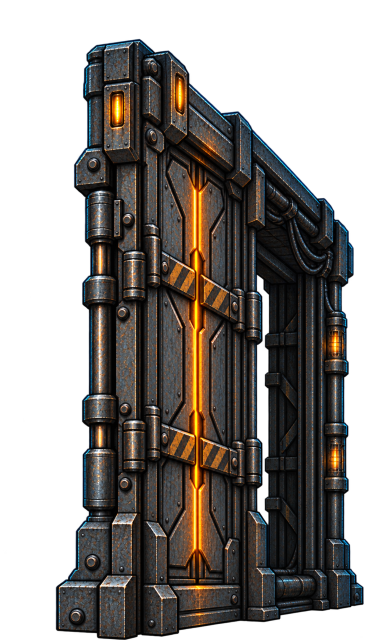
#> input picture apps/game/art-source/doors/junction-sealed.png, 768 x 1280 px, found by its file name (shown at 1/2 size)
$ python prepare_bulkheads.py ../apps/game/art-source/doors/junction-sealed.png out.png
#> lines starting #> are read from the running program, lines starting #| are printed output that depends on the picture; after the words box and inside, x2 and y2 are one past the last pixel; in counts of white or black regions, pixels touching at a corner belong together
#> further down, raw is the input picture: shape (1280, 768, 4); mean R, G, B, A 32.8, 28.9, 25.7, 139.2
#> in defringe, `a[a < LOW_ALPHA] = 0.0`: a: shape (1280, 768) float32; min 0, max 255, mean 139.1
#!/usr/bin/env python3
"""Rebuild the game's import copies of the approved design A bulkhead art.

For each door family the states (and, for the junction, the front lip) are registered onto one
canvas whose bottom row is the floor, the black matte fringe is removed (alpha decontamination), and the result is
downscaled by half in premultiplied alpha. The originals are not modified.

The corridor family keeps only its open image: since 2026-10-12 the corridor's door end is the
rolling steel door (corridor-seal-atlas.png), and the open bulkhead's doorway is still the passage
in the Service Junction's exit hatch. The corridor's sealed and front-lip images and their
originals were deleted then (they are in the Git history); the open image never depended on them.

Usage (needs NumPy and Pillow; the committed copies were made with NumPy 2.5 and Pillow 12.3, and
these versions reproduce them byte for byte):
    python3 scripts/prepare_bulkheads.py apps/game/art-source/doors <output directory>
Compare the output with apps/game/assets/props/*-bulkhead-*.png before replacing them, and update
the SHA-256 values in apps/game/assets/manifest.json if anything changes.
"""
import hashlib
import json
import sys
from pathlib import Path

import numpy as np
from PIL import Image

if len(sys.argv) != 3:
	sys.exit("usage: prepare_bulkheads.py <art-source/doors directory> <output directory>")
SRC = Path(sys.argv[1])
OUT = Path(sys.argv[2])
OUT.mkdir(parents=True, exist_ok=True)

# Offsets (x, y) that put each image on its family canvas, measured by registering the images
# (alpha silhouettes for the states, colour and coverage for the lips).
FAMILIES = {
	"junction": {
		"height": 1280,
		"images": {
			"sealed": ("junction-sealed.png", (0, 0)),
			"breaking": ("junction-breaking.png", (0, 0)),
			"blown": ("junction-blown.png", (1, 0)),
			"front-lip": ("junction-front-lip.png", (79, 25)),
		},
	},
	"corridor": {
		"height": 1296,
		"images": {
			"open": ("corridor-open.png", (1, 15)),
		},
	},
}
LOW_ALPHA = 40
FRINGE_PX = 3


def min_filter(a: np.ndarray, r: int) -> np.ndarray:
#> called with r = 3
	out = a.copy()
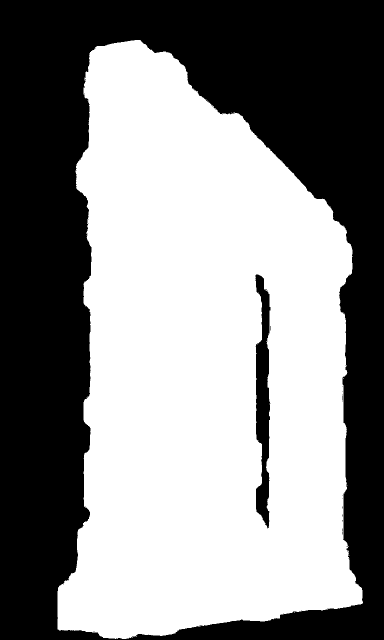
#> out: shape (1280, 768) (shown at 1/2 size); values 0 (black) and 1 (white), 54.1% white; 38 black regions (36 under 20 px), largest, box (x1, y1, x2, y2) and area: (0, 0, 768, 1280) 441126, (511, 549, 541, 1057) 9904
	for dy in range(-r, r + 1):
		for dx in range(-r, r + 1):
			out = np.minimum(out, np.roll(np.roll(a, dy, 0), dx, 1))
#> out: shape (1280, 768); values 0 (black) and 1 (white), 52.4% white; 2 black regions, box (x1, y1, x2, y2) and area: (0, 0, 768, 1280) 453690, (508, 546, 545, 1060) 13780
	return out


def box3(a: np.ndarray) -> np.ndarray:
	acc = np.zeros_like(a, dtype=np.float32)
	for dy in (-1, 0, 1):
		for dx in (-1, 0, 1):
			acc += np.roll(np.roll(a, dy, 0), dx, 1)
	return acc / 9.0


def defringe(rgba: np.ndarray) -> np.ndarray:
	rgb = rgba[:, :, :3].astype(np.float32)
	a = rgba[:, :, 3].astype(np.float32)
	a[a < LOW_ALPHA] = 0.0
	interior = min_filter((a >= 250).astype(np.uint8), FRINGE_PX).astype(bool)
	known = interior.copy()
	colour = np.where(known[:, :, None], rgb, 0.0)
	fringe = (a > 0) & ~interior
#> fringe: shape (1280, 768) bool; 3% white; 2 white regions, box (x1, y1, x2, y2) and area: (111, 78, 728, 1280) 22721, (508, 546, 545, 1060) 6703
	# Bleed the interior colour outward one pixel at a time over the fringe band.
	for _ in range(FRINGE_PX + 3):
		todo = fringe & ~known
		if not todo.any():
			break
		acc = np.zeros_like(rgb)
		cnt = np.zeros(a.shape, dtype=np.float32)
		for dy in (-1, 0, 1):
			for dx in (-1, 0, 1):
				k = np.roll(np.roll(known, dy, 0), dx, 1)
				c = np.roll(np.roll(colour, dy, 0), dx, 1)
				acc += c * k[:, :, None]
				cnt += k
		grow = todo & (cnt > 0)
		colour[grow] = acc[grow] / cnt[grow][:, None]
		known |= grow
#> this loop made 6 passes
#> pass 1, in defringe, `grow = todo & (cnt > 0)`:
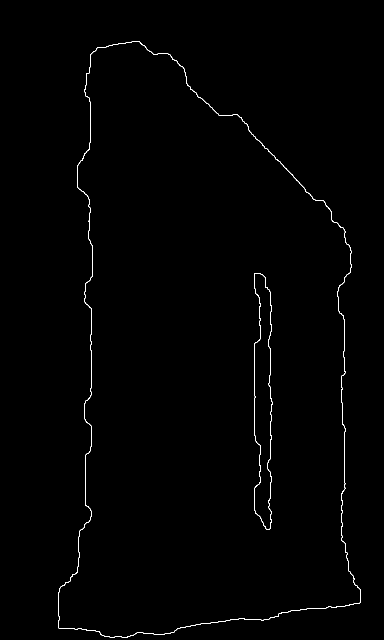
#> grow: shape (1280, 768) bool (shown at 1/2 size); 0.53% white in thin lines or dots, all inside (x1, y1, x2, y2) = (117, 82, 722, 1276)
#> after the loop:
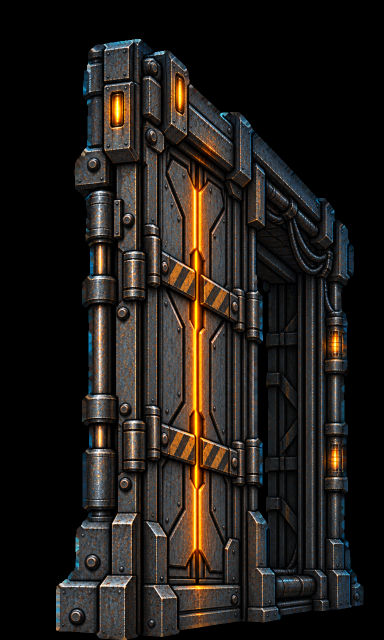
#> colour: shape (1280, 768, 3) float32 (shown at 1/2 size); mean R, G, B 33.2, 28.9, 25.1
#> after the loop:
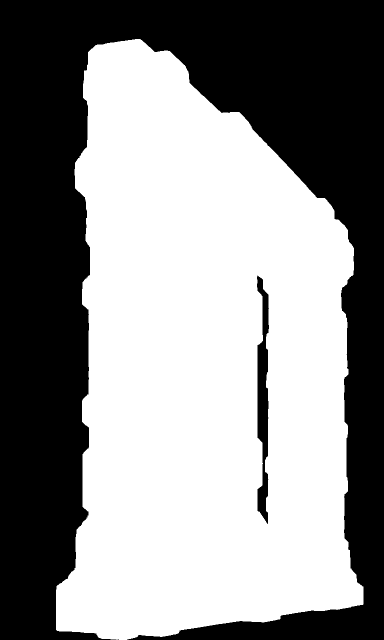
#> known: shape (1280, 768) bool (shown at 1/2 size); 55.3% white; 3 black regions (1 under 20 px), largest, box (x1, y1, x2, y2) and area: (0, 0, 768, 1280) 432242, (514, 551, 538, 1048) 7401
	rgb = np.where((fringe & known)[:, :, None], colour, rgb)
	# Pull the edge in by one pixel (the dark matte line) and keep it anti-aliased.
	a = np.minimum(a, box3(min_filter(a, 1)))
#> in box3, `acc = np.zeros_like(a, dtype=np.float32)`: acc: shape (1280, 768) float32; every value is 0
	a[a < 8] = 0.0
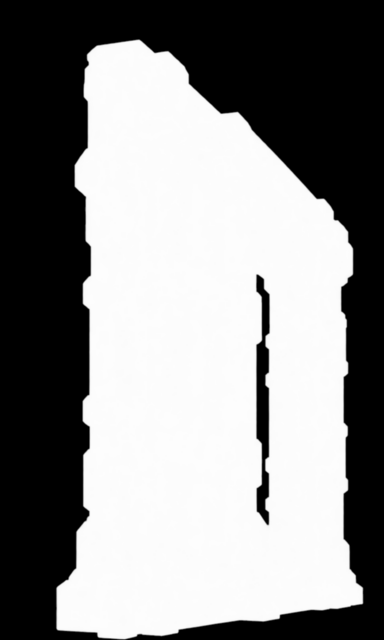
#> a: shape (1280, 768) float32 (shown at 1/2 size); min 0, max 253.9, mean 137.7
	out = np.dstack([rgb, a]).clip(0, 255).astype(np.uint8)
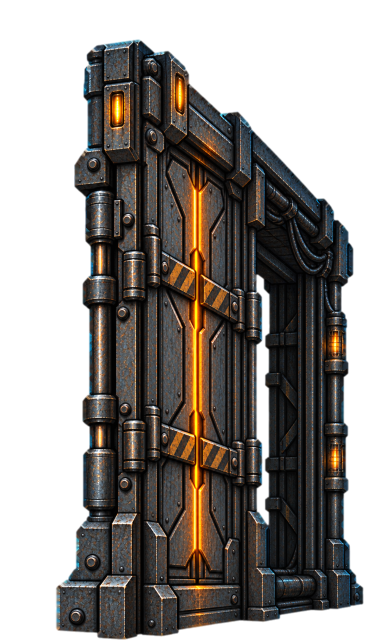
#> out: shape (1280, 768, 4) (shown at 1/2 size); mean R, G, B, A 33.4, 29.2, 25.7, 137.7; transparent parts drawn white
	return out


def place(img: np.ndarray, offset, height: int) -> np.ndarray:
#> called with offset = (0, 0), height = 1280
	canvas = np.zeros((height, 768, 4), dtype=np.uint8)
	dx, dy = offset
	h, w = img.shape[:2]
#> h = 1280; w = 768
	ys0, xs0 = max(0, dy), max(0, dx)
	ys1, xs1 = min(height, dy + h), min(768, dx + w)
#> ys1 = 1280; xs1 = 768
	canvas[ys0:ys1, xs0:xs1] = img[ys0 - dy:ys1 - dy, xs0 - dx:xs1 - dx]
	return canvas


def downscale(arr: np.ndarray) -> Image.Image:
	img = Image.fromarray(arr, "RGBA").convert("RGBa")
	img = img.resize((arr.shape[1] // 2, arr.shape[0] // 2), Image.LANCZOS)
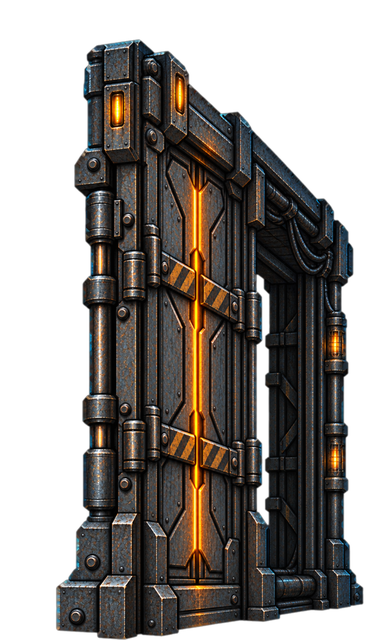
#> img: PIL image 384x640 RGBa; mean R, G, B, A 32.7, 28.2, 24.5, 137.7; transparent parts drawn white
	return img.convert("RGBA")
#> returned value: PIL image 384x640 RGBA


report = {}
for family, spec in FAMILIES.items():
	placed = {}
	for state, (name, offset) in spec["images"].items():
		raw = np.asarray(Image.open(SRC / name).convert("RGBA"))
		placed[state] = place(defringe(raw), offset, spec["height"])
	for state, arr in placed.items():
		out = OUT / f"{family}-bulkhead-{state}.png"
		downscale(arr).save(out, optimize=True)
		data = out.read_bytes()
		bbox = Image.open(out).getchannel("A").getbbox()
#> bbox = (53, 37, 366, 640)
		report[out.name] = {"size": Image.open(out).size, "alpha_bbox": bbox, "sha256": hashlib.sha256(data).hexdigest(), "bytes": len(data)}
#> pass 2 of the loop `for family, spec in FAMILIES.items():`:
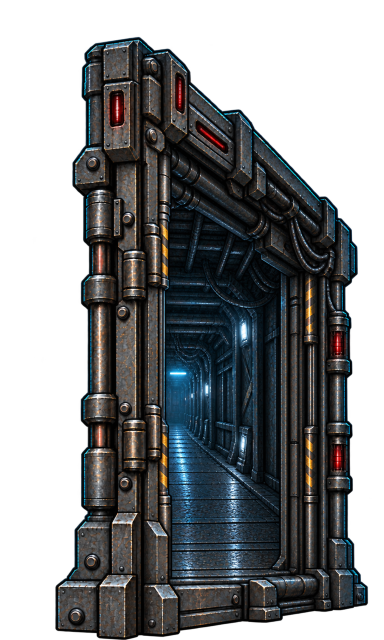
#> input picture apps/game/art-source/doors/corridor-open.png, 768 x 1280 px, found by its file name (shown at 1/2 size)
#> raw is the input picture: shape (1280, 768, 4); mean R, G, B, A 26.4, 28.7, 30.3, 144.7
#> fringe: shape (1280, 768) bool; 2.2% white; 1 white region, box (x1, y1, x2, y2) and area: (110, 74, 736, 1280) 21324
#> after the loop in defringe (call 5), `for _ in range(FRINGE_PX + 3):`:
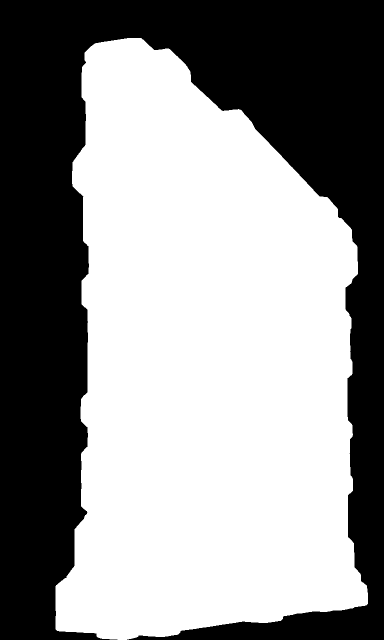
#> known: shape (1280, 768) bool (shown at 1/2 size); 57.4% white; 1 black region, box (x1, y1, x2, y2) and area: (0, 0, 768, 1280) 418566
#> in defringe (call 5), `out = np.dstack([rgb, a]).clip(0, 255).astype(np.uint8)`:
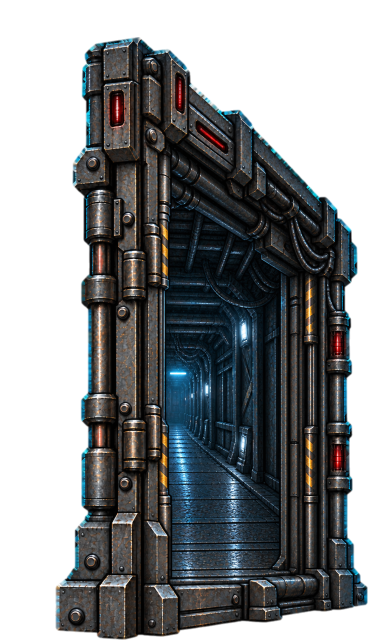
#> out: shape (1280, 768, 4) (shown at 1/2 size); mean R, G, B, A 26.9, 29.9, 31.7, 143.6; transparent parts drawn white
#> bbox = (53, 42, 371, 648)
print(json.dumps(report, indent=1))
#> (printed output is left out)
